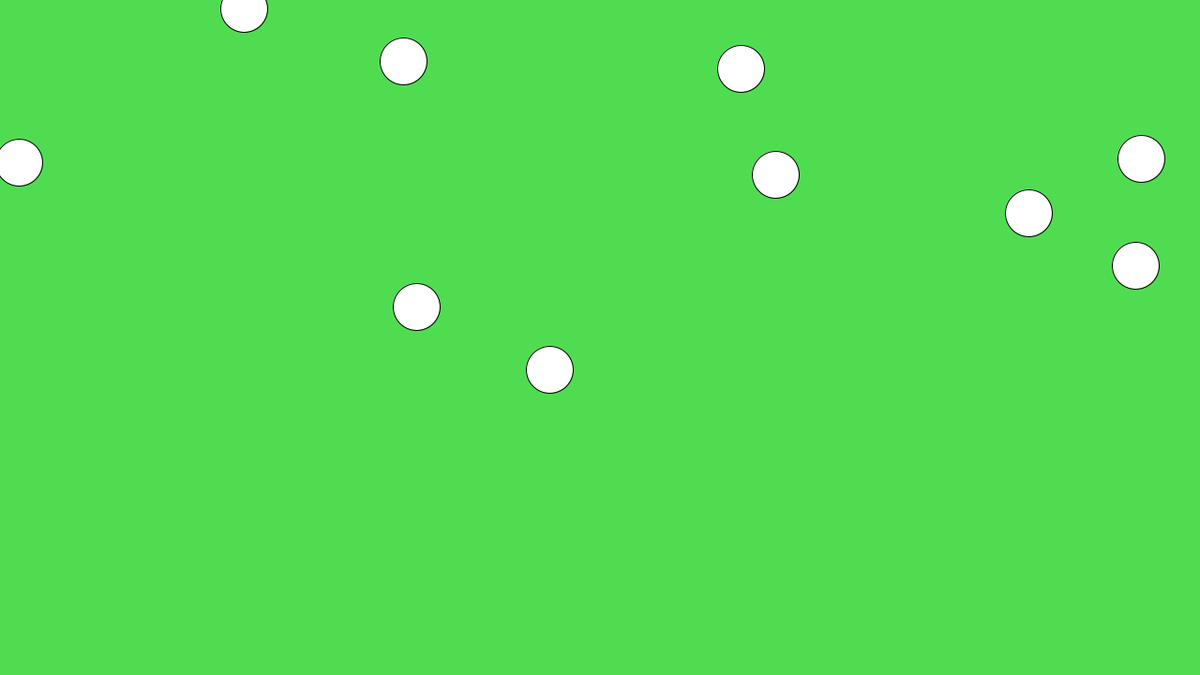
Frame 1 (no input)
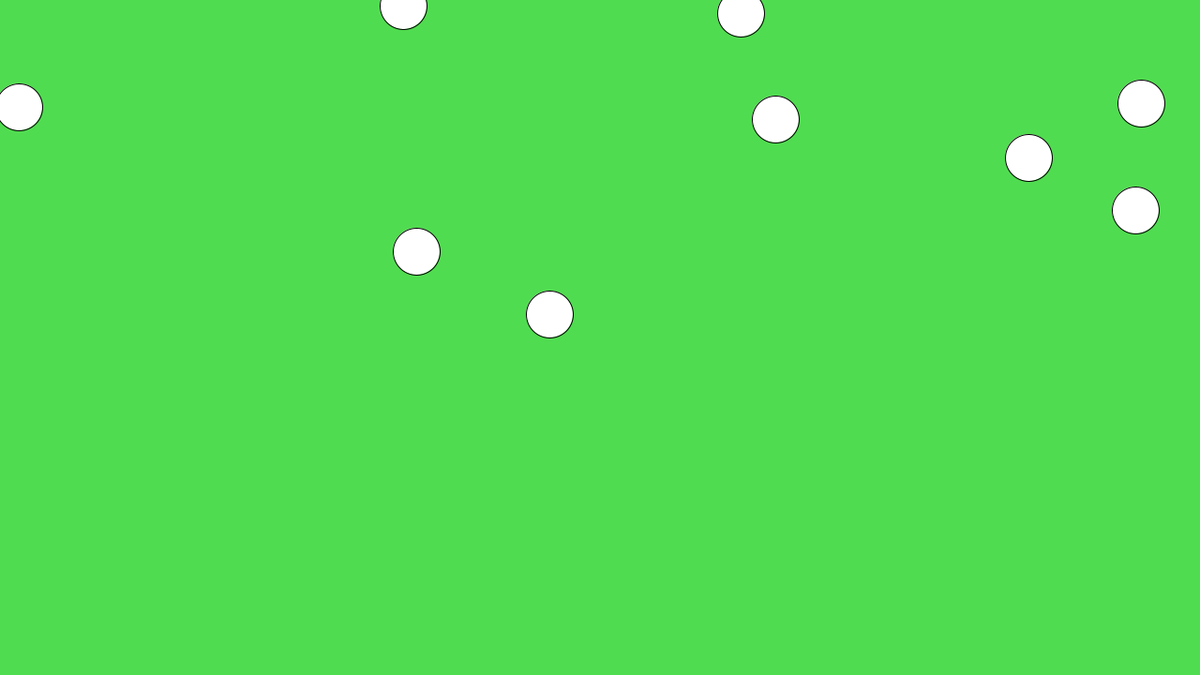
Frame 60 (the mouse pressed at the canvas centre just before this capture)
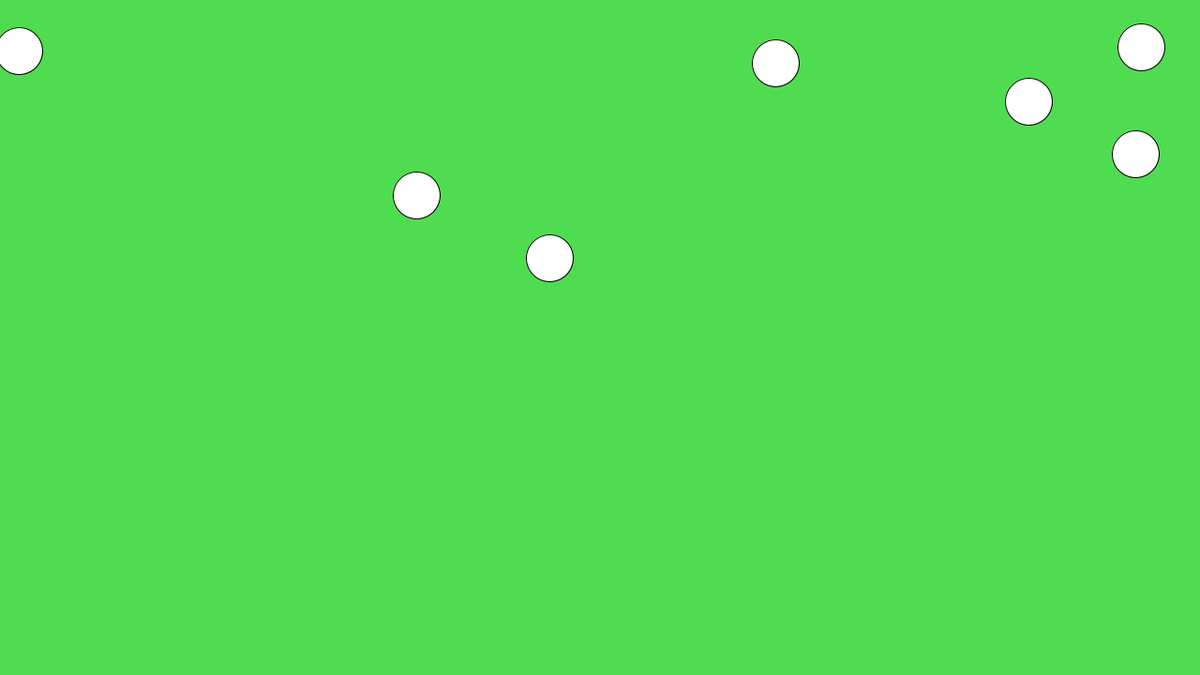
Frame 120 (the mouse held since frame 60 and released just before this capture)

The Processing sketch that drew these frames (run headless with seeded random() and noise(); from frame 60 on, the mouse is pressed at the canvas centre):

// Processing sketch: sketch_161013b
// ── sketch_161013b.pde
int howMany = 10;

//set up new arrays(lists) of on/off state, x and y positions.  use howMany to set up the right number of positions
Boolean[] onOff = new Boolean[howMany];
int[] xPos = new int[howMany];
int[] yPos = new int[howMany];

//keep track of the diameter
int dia = 50;

//we are using a variable to keep track of whether the player just clicked or not
Boolean mClick = false;

void setup(){
 size(1280,720);
 
 //use a loop to assign each one of the x and y positions to a random spot in the window
 //also set all the onOff switches to false
 for (int i = 0; i < howMany; i++){
   xPos[i] = int(random(0, width));
   yPos[i] = int(random(0, height));
   onOff[i] = false;
 
 }
}
void draw(){
  background(80, 220, 80);
  
  for ( int i = 0; i < howMany; i++ ) { 
    //create a variable, prox, to check the distance between the cursor and the current ellipse being drawn
     float prox = dist(mouseX, mouseY, xPos[i], yPos[i]);
     
     
     if (onOff[i]){ //check if this particular array position (think list item) is switched on
       //if true, set the fill to black and move it down each frame
      fill(0); 
      yPos[i]++;
     } else {
       //if false, set the fill to white and move its y position up
       fill(255);
       yPos[i]--;
     }
     
     //check if the proximity is less than the diameter of the ellipses (dia/2)
     if (prox < dia/2){
      fill(255,0,0); //if it is, set the current fill to red to show that you are hovering over it
       
       //now check if mClick is true, meaning the user clicked the mouse
       if (mClick){ 
        onOff[i] = !onOff[i]; //flip the switch for this ellipse to the opposite... if true, make false, if false, make true
        mClick = false; //reset mClick to false since we completed the click action and want to check again
       }
     }  
     //draw each ellipse as the loop iterates
     ellipse(xPos[i],yPos[i],dia,dia); 
  }
}

void mouseClicked(){
  //if they just clicked, set mClick to true
  mClick = true;
}
